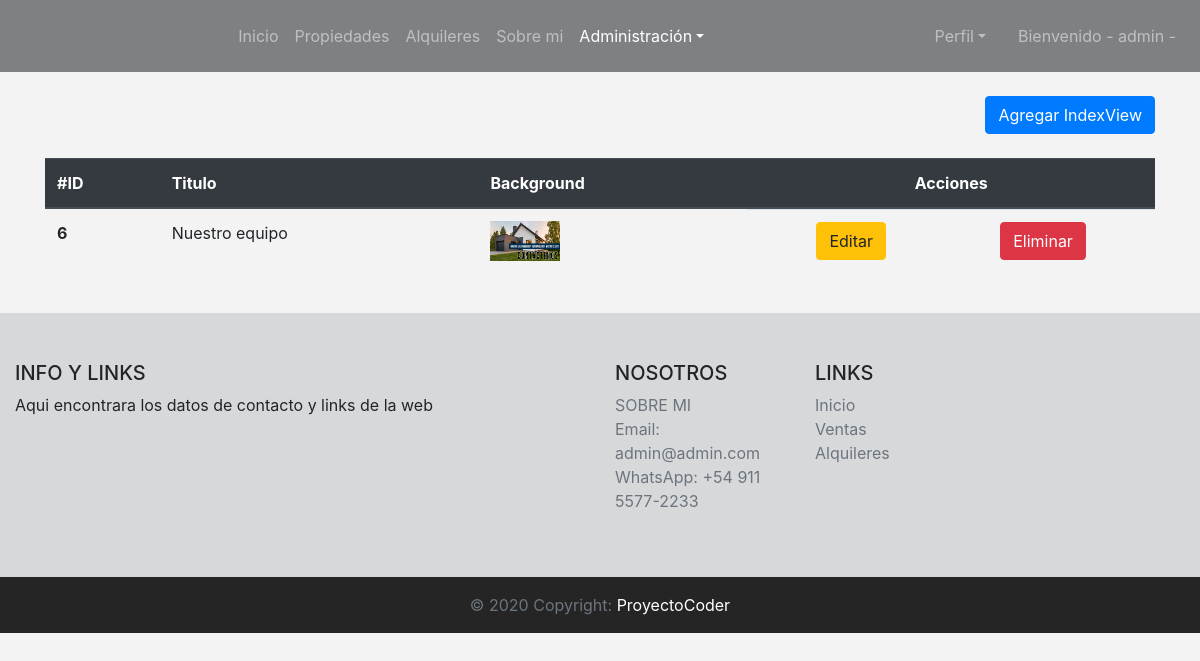
Screenshot of /data/crud-index/ (signed in) with the database file from the repository.
### data/models.py (models this page shows, shortened)
class IndexChange(models.Model):
    background = models.ImageField(upload_to='index_image', null=True, blank=True, verbose_name='Imagen Principal')
    team = models.CharField(max_length=50, null=True, blank=True, verbose_name='Titulo de equipo')
    img1 = models.ImageField(upload_to='index_image', null=True, blank=True)
    title1 = models.CharField(max_length=50, null=True, blank=True, verbose_name='Persona 1')
    description1 = models.CharField(max_length=300, null=True, blank=True)
    img2 = models.ImageField(upload_to='index_image', null=True, blank=True)
    title2 = models.CharField(max_length=50, null=True, blank=True, verbose_name='Persona 2')
    description2 = models.CharField(max_length=300, null=True, blank=True)
    img3 = models.ImageField(upload_to='index_image', null=True, blank=True)
    title3 = models.CharField(max_length=50, null=True, blank=True, verbose_name='Persona 3')
    description3 = models.CharField(max_length=300, null=True, blank=True)
    class Meta:
        verbose_name = 'Modificacion'
        verbose_name_plural = 'Modificaciones'

### data/views.py (the view)
# urls.py: path('crud-index/', crud_index_views, name='crud_index_view'),
@staff_member_required
def crud_index_views(request):
    if 'search' in request.GET:
        search = request.GET['search']
        data = IndexChange.objects.filter(title__icontains=search)
    else:
        data = IndexChange.objects.all()
    context = {
        'data': data,
    }
    return render(request, 'data/crud_view.html', context=context)

### templates/data/crud_view.html (shortened to what this page needs)
{% extends 'base.html' %}
{% block crud %}
<li class="nav-item dropdown active">
{% endblock %}
{% block content %}
<br>
<div class="container">
    <div class="text-right">
        <a href="/data/create-index" class="btn btn-primary text-right">Agregar IndexView</a>
    </div>
    <br>
    <table class="table">
        <thead class="thead-dark">
            <tr>
                <th scope="col">#ID</th>
                <th scope="col">Titulo</th>
                <th scope="col">Background</th>
                <th scope="col" class="text-center">Acciones</th>
            </tr>
        </thead>
        {% for dat in data %}
        <tbody>
            <tr>
                <th scope="row">{{dat.id}}</th>
                <td>{{dat.team}}</td>
                {% if dat.background.url != '' %}
                    <td><img src="{{dat.background.url}}" width="70" height="40" alt=""></td>
                {% else %}
                    <td class="font-weight-bold" style="color: red;">No Img</td>
                {% endif %}
                <td class="d-flex justify-content-around"><a href="/data/update-index/{{dat.pk}}/" class="btn btn-warning">Editar</a><a href="/data/delete-index/{{dat.pk}}/" class="btn btn-danger">Eliminar</a></td>
            </tr>
        </tbody>
        {% endfor %}
    </table>
</div>
{% endblock %}

### templates/base.html (shortened to what this page needs)
<!DOCTYPE html>
<html lang="en">
<head>
    <link rel="stylesheet" href="https://cdn.jsdelivr.net/npm/bootstrap@4.6.2/dist/css/bootstrap.min.css">
</head>
<body style="background-color: #f3f3f3;">
    <header>
        <nav class="navbar navbar-expand-lg navbar-dark" style="background-color: #7f8084;">
            <div class="collapse navbar-collapse text-center" id="navbarSupportedContent">
                <div class="navbar-nav ml-auto mr-auto mt-2 mb-2">
                        <a class="nav-link" href="/">Inicio</a>
                        <a class="nav-link" href="/sales/list-sale/">Propiedades</a>
                        <a class="nav-link" href="/rentals/list-rental/">Alquileres</a>
                        <a class="nav-link" href="/about/">Sobre mi</a>
                    {% if request.user.is_authenticated %}
                        {% if request.user.is_superuser %}
                            {% block crud %}{% endblock %}
                                <a class="nav-link dropdown-toggle" href="#" role="button" data-toggle="dropdown" aria-expanded="false">Administración</a>
                            </li>
                        {% endif %}
                    {% endif %}
                </div>
                {% if request.user.is_authenticated %}
                <div class="navbar-nav">
                    <li class="nav-item dropdown">
                        <a class="nav-link dropdown-toggle mr-2" href="#" role="button" data-toggle="dropdown" aria-expanded="false">Perfil</a>
                    </li>
                <div>
                <div class="navbar-nav d-none d-lg-block">
                    <li class="nav-item">
                        <a class="nav-link ml-2" href="#">Bienvenido - {{request.user}} -</a>
                    </li>
                </div>
                {% endif %}
            </div>
        </nav>
    </header>
{% block content %}
{% endblock %}
<footer class="page-footer font-small blue pt-4">
    <div class="container-fluid text-center text-md-left" style="background-color: #d7d8da;">
      <br>
      <br>
      <div class="row">
        <div class="col-md-6 mt-md-0 mt-3">
          <h5 class="text-uppercase">Info y Links</h5>
          <p>Aqui encontrara los datos de contacto y links de la web</p>
        </div>
        <div class="col-md-2 mb-md-0 mb-3">
          <h5 class="text-uppercase">Nosotros</h5>
          <ul class="list-unstyled">
            <li>
              <a href="/about/" class="text-muted">SOBRE MI</a>
            </li>
            <li>
              <a href="mailto:admin@admin.com" class="text-muted">Email: admin@admin.com</a>
            </li>
            <li>
              <a href="https://wa.me/1153742335/?text=Hola!" class="text-muted">WhatsApp: +54 911 5577-2233</a>
            </li>
          </ul>
        </div>
        <div class="col-md-2 mb-md-0 mb-3">
          <h5 class="text-uppercase">Links</h5>
          <ul class="list-unstyled">
            <li>
              <a href="/" class="text-muted">Inicio</a>
            </li>
            <li>
              <a href="/sales/list-sale/" class="text-muted">Ventas</a>
            </li>
            <li>
              <a href="/rentals/list-rental/" class="text-muted">Alquileres</a>
            </li>
          </ul>
        </div>
      </div>
      <br>
      <br>
    </div>
    <div class="footer-copyright text-center py-3 text-white text-muted" style="background-color: #262526;">© 2020 Copyright:
      <a href="/" class="text-white"> ProyectoCoder</a>
    </div>
  </footer>
</body>
</html>

### rows the page displays
IndexChange: id "6", team "Nuestro equipo", background (picture)

### other values shown
{{ request.user }} "admin"
